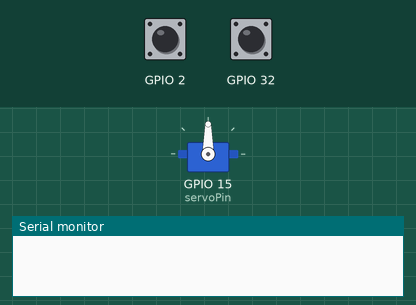
Simulated run of this program. Board: ESP32. On the bench: servo, the last lines printed to the serial monitor. Inputs (shaded band) come from the test bench; at power-on: GPIO 2 HIGH, GPIO 32 HIGH.

Above: at 2.2 s.
2.3 s: GPIO 2 pulled LOW for 0.15 s
At 4.9 s:
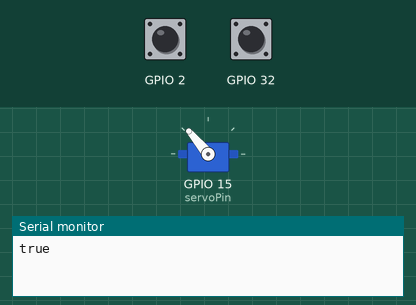
5.3 s: GPIO 2 pulled LOW for 1 s
At 6.36 s:
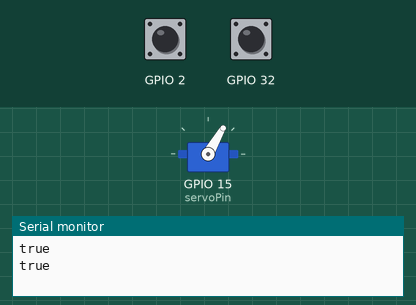
8.6 s: GPIO 2 pulled LOW for 3.2 s
At 10.56 s:
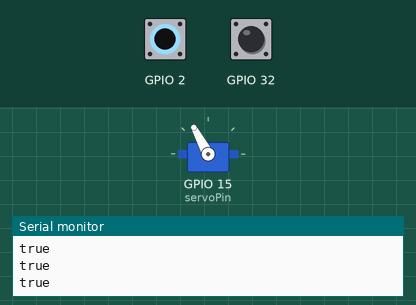
Timing chart, 0 to 12.2 s (numbered marks = the images above; inputs shaded):
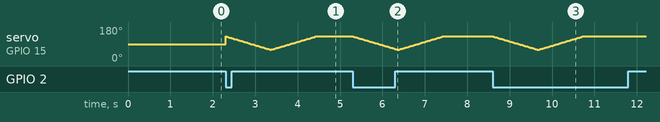

The program:

main.cpp
```cpp
#include <Arduino.h>
#include <ArduinoJson.h>
#include <ESP32Servo.h>

int threshold = 40;
bool touch1detected = false;
bool touch2detected = false;
uint8_t touch1Val = 0;
uint8_t touch2Val = 0;

void gotTouch1(){
 touch1detected = true;
 touch1Val = touchRead(T2);
}

void gotTouch2(){
 touch2detected = true;
 touch2Val = touchRead(T9);
}

Servo myservo; // create servo object to control a servo
int posVal = 0; // variable to store the servo position
int servoPin = 15; // Servo motor pin

void setup() {
  myservo.setPeriodHertz(50); // standard 50 hz servo
  myservo.attach(servoPin, 500, 2500); // attaches the servo on servoPin to the servo object
  Serial.begin(115200);
  delay(1000); // give me time to bring up serial monitor
  // Serial.println("ESP32 Touch Interrupt Test");
  touchAttachInterrupt(T2, gotTouch1, threshold);
  touchAttachInterrupt(T9, gotTouch2, threshold);
}

void loop() {
  if(touch1detected || touch2detected){
      //if touch sensor, then open and close sculpture and website animation
      Serial.println("true");
      //OPEN AND CLOSE SCULPTURE
      for (posVal = 130; posVal >= 60; posVal -= 1) { // goes from 130 degrees to 60 degrees
        myservo.write(posVal); // tell servo to go to position in variable 'pos'
        delay(15);                   // waits 15ms for the servo to reach the position
      }
      for (posVal = 60; posVal <= 130; posVal += 1) { // goes from 60 degrees to 130 degrees // in steps of 1 degree
        myservo.write(posVal); // tell servo to go to position in variable 'pos'
        delay(15); // waits 15ms for the servo to reach the position
      }
      touch1detected = false; //this makes sure the sculpture only opens and closes once
      touch2detected = false;
      // Serial.println("false");
  }
}
```
